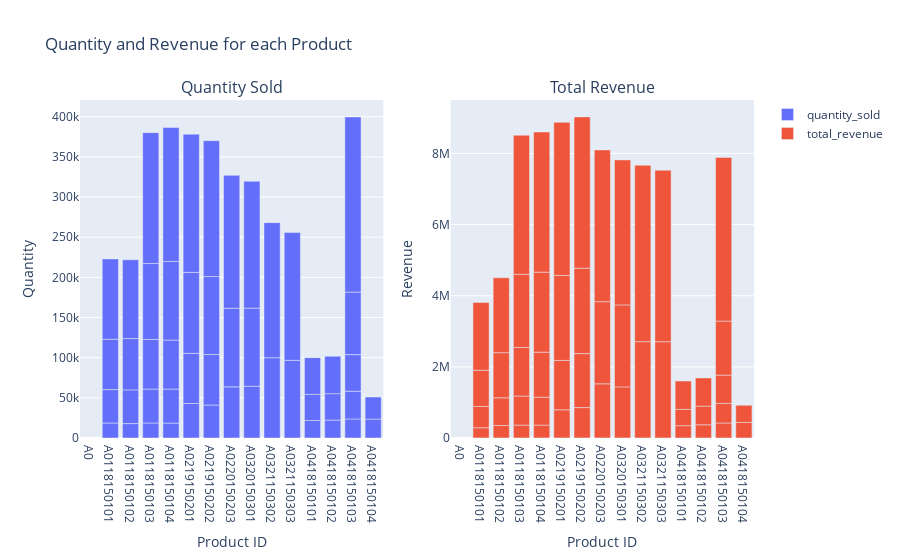

The notebook cell this image was saved under:
### Markdown cell above
If the graphs for revenue and sales volume follow the same trend then we can see a positive correlation as expected.  However, if they are different it could points to a certain sales promotion that helped a top selling product to be a low grosser.

### Code cell
import plotly.graph_objects as go
from plotly.subplots import make_subplots

# graph quantity sold and total revenue by product

# Create figure with subplots
fig = make_subplots(rows=1, cols=2, subplot_titles=("Quantity Sold", "Total Revenue"))

# Add traces for Quantity Sold
fig.add_trace(
    go.Bar(x=amt_sold["product_code"], y=amt_sold['quantity_sold'], name="quantity_sold"),
    row=1, col=1
)

# Add traces for Total Revenue
fig.add_trace(
    go.Bar(x=amt_sold["product_code"], y=amt_sold["total_revenue"], name="total_revenue"),
    row=1, col=2
)

# Add figure title
fig.update_layout(
    title_text="Quantity and Revenue for each Product"
)

# Set x-axis title
fig.update_xaxes(title_text="Product ID", row=1, col=1)
fig.update_xaxes(title_text="Product ID", row=1, col=2)

# Set y-axes titles
fig.update_yaxes(title_text="Quantity", row=1, col=1)
fig.update_yaxes(title_text="Revenue", row=1, col=2)

fig.show()

### Figure 1 — Plotly figure (JSON) as saved in the notebook; plotly's stock layout.template omitted (floating-point values rounded to 4 significant figures)
{"data": [{"name": "quantity_sold", "type": "bar", "x": ["A0", "A0118150101", "A0118150101", "A0118150101", "A0118150101", "A0118150102", "A0118150102", "A0118150102", "A0118150102", "A0118150103", "A0118150103", "A0118150103", "A0118150103", "A0118150103", "A0118150104", "A0118150104", "A0118150104", "A0118150104", "A0118150104", "A0219150201", "A0219150201", "A0219150201", "A0219150201", "A0219150202", "A0219150202", "A0219150202", "A0219150202", "A0220150203", "A0220150203", "A0220150203", "A0320150301", "A0320150301", "A0320150301", "A0321150302", "A0321150302", "A0321150303", "A0321150303", "A0418150101", "A0418150101", "A0418150101", "A0418150102", "A0418150102", "A0418150102", "A0418150103", "A0418150103", "A0418150103", "A0418150103", "A0418150103", "A0418150104", "A0418150104"], "xaxis": "x", "y": [null, 18664, 41608, 62631, 100039, 17953, 41945, 63902, 98124, 18754, 42191, 61748, 94481, 162972, 18534, 42408, 60961, 97931, 166735, 42932, 62464, 100799, 172000, 41074, 62827, 97091, 169156, 63680, 97815, 165516, 64502, 97160, 157906, 99955, 168127, 96691, 159123, 21842, 32453, 45758, 22315, 32880, 46530, 23667, 34563, 45581, 77857, 218083, 23542, 27465], "yaxis": "y"}, {"name": "total_revenue", "type": "bar", "x": ["A0", "A0118150101", "A0118150101", "A0118150101", "A0118150101", "A0118150102", "A0118150102", "A0118150102", "A0118150102", "A0118150103", "A0118150103", "A0118150103", "A0118150103", "A0118150103", "A0118150104", "A0118150104", "A0118150104", "A0118150104", "A0118150104", "A0219150201", "A0219150201", "A0219150201", "A0219150201", "A0219150202", "A0219150202", "A0219150202", "A0219150202", "A0220150203", "A0220150203", "A0220150203", "A0320150301", "A0320150301", "A0320150301", "A0321150302", "A0321150302", "A0321150303", "A0321150303", "A0418150101", "A0418150101", "A0418150101", "A0418150102", "A0418150102", "A0418150102", "A0418150103", "A0418150103", "A0418150103", "A0418150103", "A0418150103", "A0418150104", "A0418150104"], "xaxis": "x2", "y": [null, 287300.0, 600800.0, 1017000.0, 1906000.0, 351700.0, 778500.0, 1269000.0, 2105000.0, 363100.0, 816200.0, 1367000.0, 2058000.0, 3910000.0, 362800.0, 784900.0, 1266000.0, 2250000.0, 3940000.0, 792800.0, 1389000.0, 2389000.0, 4305000.0, 855300.0, 1518000.0, 2401000.0, 4255000.0, 1523000.0, 2310000.0, 4267000.0, 1437000.0, 2305000.0, 4077000.0, 2709000.0, 4961000.0, 2708000.0, 4822000.0, 346700.0, 456100.0, 799400.0, 371100.0, 525700.0, 793000.0, 422300.0, 550700.0, 795100.0, 1520000.0, 4600000.0, 439000.0, 480700.0], "yaxis": "y2"}], "layout": {"annotations": [{"font": {"size": 16}, "showarrow": false, "text": "Quantity Sold", "x": 0.225, "xanchor": "center", "xref": "paper", "y": 1, "yanchor": "bottom", "yref": "paper"}, {"font": {"size": 16}, "showarrow": false, "text": "Total Revenue", "x": 0.775, "xanchor": "center", "xref": "paper", "y": 1, "yanchor": "bottom", "yref": "paper"}], "title": {"text": "Quantity and Revenue for each Product"}, "xaxis": {"anchor": "y", "domain": [0, 0.45], "title": {"text": "Product ID"}}, "xaxis2": {"anchor": "y2", "domain": [0.55, 1], "title": {"text": "Product ID"}}, "yaxis": {"anchor": "x", "domain": [0, 1], "title": {"text": "Quantity"}}, "yaxis2": {"anchor": "x2", "domain": [0, 1], "title": {"text": "Revenue"}}}}
